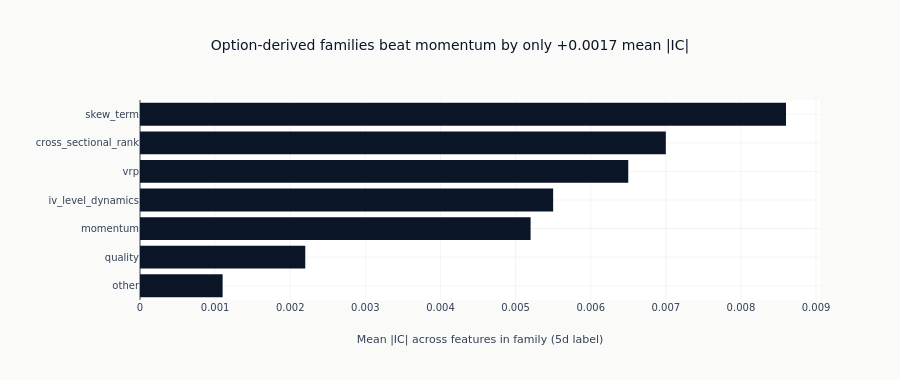

The notebook cell saved with this chart:
### Markdown cell above
Aggregating |IC| by feature family shows whether the option-derived families
(IV level/dynamics, skew/term, VRP) add information beyond equity momentum. The
IV families edge out momentum only marginally here (incremental mean |IC| is
small), which is why the multi-source design is tested through models rather than
claimed on single-feature IC alone.

### Code cell
if family_avg_ic:
    fams = list(family_avg_ic.keys())
    fig = go.Figure()
    fig.add_bar(
        x=[family_avg_ic[f] for f in fams],
        y=fams,
        orientation="h",
        marker_color=ml4t_palette(1)[0],
    )
    fig.update_layout(
        title=(f"Option-derived families beat momentum by only {incremental_ic:+.4f} mean |IC|"),
        xaxis_title="Mean |IC| across features in family (5d label)",
        yaxis=dict(autorange="reversed"),
        margin=dict(l=140),
        height=380,
    )
    fig.show()

### Figure 1 — Plotly figure (JSON) as saved in the notebook; plotly's stock layout.template omitted (floating-point values rounded to 4 significant figures)
{"data": [{"marker": {"color": "#0a1628"}, "orientation": "h", "type": "bar", "x": [0.0086, 0.007, 0.0065, 0.0055, 0.0052, 0.0022, 0.0011], "y": ["skew_term", "cross_sectional_rank", "vrp", "iv_level_dynamics", "momentum", "quality", "other"]}], "layout": {"height": 380, "margin": {"l": 140}, "title": {"text": "Option-derived families beat momentum by only +0.0017 mean |IC|"}, "xaxis": {"title": {"text": "Mean |IC| across features in family (5d label)"}}, "yaxis": {"autorange": "reversed"}}}
